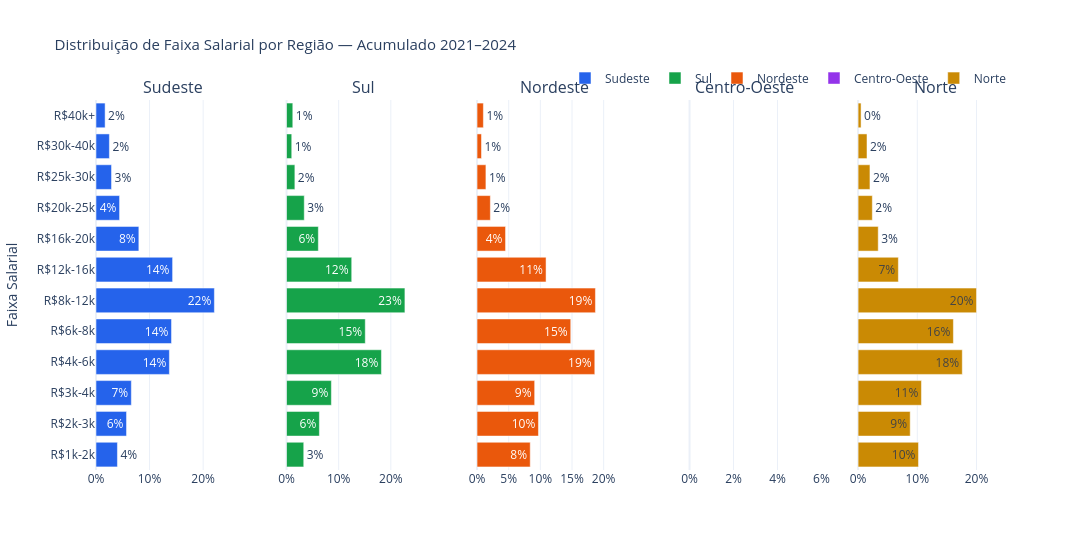

Notebook source saved alongside this figure:
### Markdown cell above
---
## G-R3 — Faixa Salarial por Região (acumulado)
> Proporção de cada faixa salarial dentro de cada região — permite comparar onde os salários são mais altos.

### Code cell
df_sal = df_reg.dropna(subset=['faixa_salarial'])

fig = make_subplots(
    rows=1, cols=len(REGIOES),
    subplot_titles=REGIOES,
    shared_yaxes=True
)

for i, regiao in enumerate(REGIOES, 1):
    sub = df_sal[df_sal['regiao'] == regiao]
    ct = sub['faixa_salarial'].value_counts().reindex(FAIXA_SALARIAL_ORDEM, fill_value=0)
    pct = (ct / ct.sum() * 100).round(1)

    fig.add_trace(go.Bar(
        y=FAIXA_SALARIAL_ORDEM,
        x=pct.values,
        name=regiao,
        orientation='h',
        marker_color=CORES_REGIAO[regiao],
        text=[f'{v:.0f}%' for v in pct.values],
        textposition='auto',
    ), row=1, col=i)
    fig.update_xaxes(ticksuffix='%', range=[0, pct.max() * 1.3], row=1, col=i)

fig = legenda_unica(fig)
fig = layout_padrao(fig, 'Distribuição de Faixa Salarial por Região — Acumulado 2021–2024',
                    height=550, width=1400)
fig.update_yaxes(title_text='Faixa Salarial', col=1)
fig.show()

### Figure 1 — Plotly figure (JSON) as saved in the notebook; plotly's stock layout.template omitted (floating-point values rounded to 4 significant figures)
{"data": [{"marker": {"color": "#2563EB"}, "name": "Sudeste", "orientation": "h", "showlegend": true, "text": ["4%", "6%", "7%", "14%", "14%", "22%", "14%", "8%", "4%", "3%", "2%", "2%"], "textposition": "auto", "type": "bar", "x": [4, 5.7, 6.6, 13.7, 14.1, 22.1, 14.3, 8, 4.4, 2.9, 2.5, 1.7], "xaxis": "x", "y": ["R$1k-2k", "R$2k-3k", "R$3k-4k", "R$4k-6k", "R$6k-8k", "R$8k-12k", "R$12k-16k", "R$16k-20k", "R$20k-25k", "R$25k-30k", "R$30k-40k", "R$40k+"], "yaxis": "y"}, {"marker": {"color": "#16A34A"}, "name": "Sul", "orientation": "h", "showlegend": true, "text": ["3%", "6%", "9%", "18%", "15%", "23%", "12%", "6%", "3%", "2%", "1%", "1%"], "textposition": "auto", "type": "bar", "x": [3.3, 6.3, 8.6, 18.2, 15.1, 22.7, 12.5, 6.1, 3.4, 1.6, 1, 1.2], "xaxis": "x2", "y": ["R$1k-2k", "R$2k-3k", "R$3k-4k", "R$4k-6k", "R$6k-8k", "R$8k-12k", "R$12k-16k", "R$16k-20k", "R$20k-25k", "R$25k-30k", "R$30k-40k", "R$40k+"], "yaxis": "y2"}, {"marker": {"color": "#EA580C"}, "name": "Nordeste", "orientation": "h", "showlegend": true, "text": ["8%", "10%", "9%", "19%", "15%", "19%", "11%", "4%", "2%", "1%", "1%", "1%"], "textposition": "auto", "type": "bar", "x": [8.4, 9.7, 9.1, 18.6, 14.8, 18.7, 10.9, 4.5, 2.1, 1.4, 0.7, 1], "xaxis": "x3", "y": ["R$1k-2k", "R$2k-3k", "R$3k-4k", "R$4k-6k", "R$6k-8k", "R$8k-12k", "R$12k-16k", "R$16k-20k", "R$20k-25k", "R$25k-30k", "R$30k-40k", "R$40k+"], "yaxis": "y3"}, {"marker": {"color": "#9333EA"}, "name": "Centro-Oeste", "orientation": "h", "showlegend": true, "text": ["nan%", "nan%", "nan%", "nan%", "nan%", "nan%", "nan%", "nan%", "nan%", "nan%", "nan%", "nan%"], "textposition": "auto", "type": "bar", "x": [null, null, null, null, null, null, null, null, null, null, null, null], "xaxis": "x4", "y": ["R$1k-2k", "R$2k-3k", "R$3k-4k", "R$4k-6k", "R$6k-8k", "R$8k-12k", "R$12k-16k", "R$16k-20k", "R$20k-25k", "R$25k-30k", "R$30k-40k", "R$40k+"], "yaxis": "y4"}, {"marker": {"color": "#CA8A04"}, "name": "Norte", "orientation": "h", "showlegend": true, "text": ["10%", "9%", "11%", "18%", "16%", "20%", "7%", "3%", "2%", "2%", "2%", "0%"], "textposition": "auto", "type": "bar", "x": [10.2, 8.8, 10.7, 17.6, 16.1, 20, 6.8, 3.4, 2.4, 2, 1.5, 0.5], "xaxis": "x5", "y": ["R$1k-2k", "R$2k-3k", "R$3k-4k", "R$4k-6k", "R$6k-8k", "R$8k-12k", "R$12k-16k", "R$16k-20k", "R$20k-25k", "R$25k-30k", "R$30k-40k", "R$40k+"], "yaxis": "y5"}], "layout": {"annotations": [{"font": {"size": 16}, "showarrow": false, "text": "Sudeste", "x": 0.084, "xanchor": "center", "xref": "paper", "y": 1, "yanchor": "bottom", "yref": "paper"}, {"font": {"size": 16}, "showarrow": false, "text": "Sul", "x": 0.292, "xanchor": "center", "xref": "paper", "y": 1, "yanchor": "bottom", "yref": "paper"}, {"font": {"size": 16}, "showarrow": false, "text": "Nordeste", "x": 0.5, "xanchor": "center", "xref": "paper", "y": 1, "yanchor": "bottom", "yref": "paper"}, {"font": {"size": 16}, "showarrow": false, "text": "Centro-Oeste", "x": 0.708, "xanchor": "center", "xref": "paper", "y": 1, "yanchor": "bottom", "yref": "paper"}, {"font": {"size": 16}, "showarrow": false, "text": "Norte", "x": 0.916, "xanchor": "center", "xref": "paper", "y": 1, "yanchor": "bottom", "yref": "paper"}], "height": 550, "legend": {"orientation": "h", "x": 1, "xanchor": "right", "y": 1.02, "yanchor": "bottom"}, "title": {"font": {"size": 15}, "text": "Distribuição de Faixa Salarial por Região — Acumulado 2021–2024"}, "width": 1400, "xaxis": {"anchor": "y", "domain": [0, 0.168], "range": [0, 28.73], "ticksuffix": "%"}, "xaxis2": {"anchor": "y2", "domain": [0.208, 0.376], "range": [0, 29.51], "ticksuffix": "%"}, "xaxis3": {"anchor": "y3", "domain": [0.416, 0.584], "range": [0, 24.31], "ticksuffix": "%"}, "xaxis4": {"anchor": "y4", "domain": [0.624, 0.792], "range": [0, null], "ticksuffix": "%"}, "xaxis5": {"anchor": "y5", "domain": [0.832, 1], "range": [0, 26], "ticksuffix": "%"}, "yaxis": {"anchor": "x", "domain": [0, 1], "title": {"text": "Faixa Salarial"}}, "yaxis2": {"anchor": "x2", "domain": [0, 1], "matches": "y", "showticklabels": false}, "yaxis3": {"anchor": "x3", "domain": [0, 1], "matches": "y", "showticklabels": false}, "yaxis4": {"anchor": "x4", "domain": [0, 1], "matches": "y", "showticklabels": false}, "yaxis5": {"anchor": "x5", "domain": [0, 1], "matches": "y", "showticklabels": false}}}
